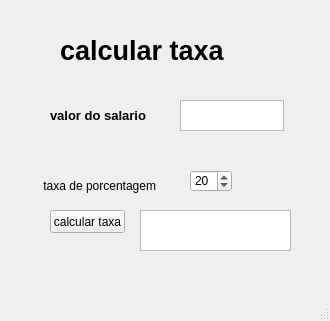
<?xml version="1.0" encoding="UTF-8"?>
<ui version="4.0">
 <class>MainWindow</class>
 <widget class="QMainWindow" name="MainWindow">
  <property name="geometry">
   <rect>
    <x>0</x>
    <y>0</y>
    <width>330</width>
    <height>321</height>
   </rect>
  </property>
  <property name="windowTitle">
   <string>MainWindow</string>
  </property>
  <widget class="QWidget" name="centralwidget">
   <widget class="QTextEdit" name="price_box">
    <property name="geometry">
     <rect>
      <x>180</x>
      <y>100</y>
      <width>104</width>
      <height>31</height>
     </rect>
    </property>
   </widget>
   <widget class="QLabel" name="label">
    <property name="geometry">
     <rect>
      <x>50</x>
      <y>100</y>
      <width>121</width>
      <height>31</height>
     </rect>
    </property>
    <property name="font">
     <font>
      <pointsize>10</pointsize>
      <weight>75</weight>
      <bold>true</bold>
     </font>
    </property>
    <property name="text">
     <string>valor do salario</string>
    </property>
   </widget>
   <widget class="QSpinBox" name="tax_rate">
    <property name="geometry">
     <rect>
      <x>190</x>
      <y>170</y>
      <width>42</width>
      <height>22</height>
     </rect>
    </property>
    <property name="value">
     <number>20</number>
    </property>
   </widget>
   <widget class="QLabel" name="label_2">
    <property name="geometry">
     <rect>
      <x>40</x>
      <y>170</y>
      <width>151</width>
      <height>31</height>
     </rect>
    </property>
    <property name="text">
     <string> taxa de porcentagem</string>
    </property>
   </widget>
   <widget class="QPushButton" name="calc_tax_button">
    <property name="geometry">
     <rect>
      <x>50</x>
      <y>210</y>
      <width>75</width>
      <height>23</height>
     </rect>
    </property>
    <property name="text">
     <string>calcular taxa</string>
    </property>
   </widget>
   <widget class="QTextEdit" name="results_window">
    <property name="geometry">
     <rect>
      <x>140</x>
      <y>210</y>
      <width>151</width>
      <height>41</height>
     </rect>
    </property>
   </widget>
   <widget class="QLabel" name="label_3">
    <property name="geometry">
     <rect>
      <x>60</x>
      <y>30</y>
      <width>441</width>
      <height>41</height>
     </rect>
    </property>
    <property name="font">
     <font>
      <pointsize>20</pointsize>
      <weight>75</weight>
      <bold>true</bold>
     </font>
    </property>
    <property name="text">
     <string>calcular taxa </string>
    </property>
   </widget>
  </widget>
  <widget class="QMenuBar" name="menubar">
   <property name="geometry">
    <rect>
     <x>0</x>
     <y>0</y>
     <width>330</width>
     <height>21</height>
    </rect>
   </property>
  </widget>
  <widget class="QStatusBar" name="statusbar"/>
 </widget>
 <resources/>
 <connections/>
</ui>
